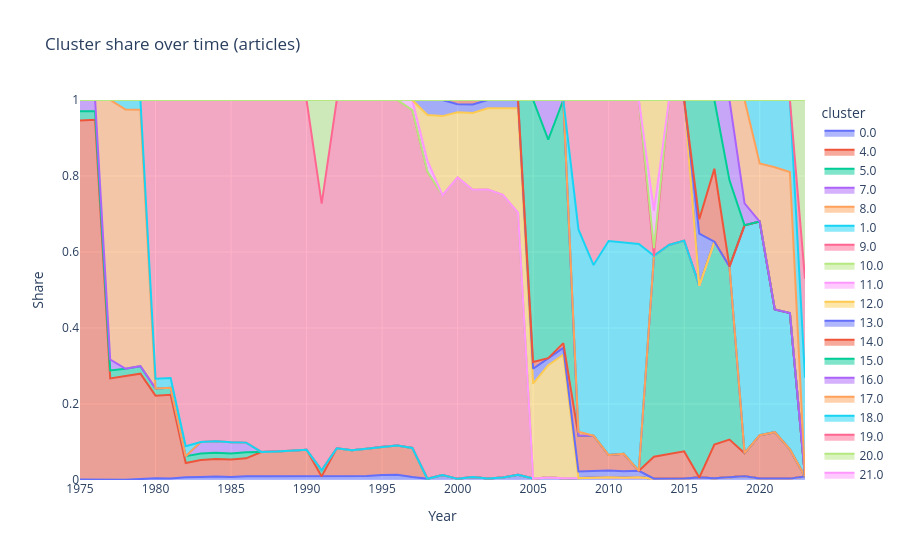

Notebook code for this chart:
### Code cell
import plotly.express as px

fig = px.area(
    df_stats_cluster,
    x="year",
    y="total_articles_share",
    color="cluster",
    title="Cluster share over time (articles)"
)

fig.update_layout(
    yaxis_range=[0, 1],
    xaxis_title="Year",
    yaxis_title="Share"
)

fig.show()

### Figure 1 — Plotly figure (JSON) as saved in the notebook; plotly's stock layout.template omitted (floating-point values rounded to 4 significant figures)
{"data": [{"fillpattern": {"shape": ""}, "hovertemplate": "cluster=0.0<br>year=%{x}<br>total_articles_share=%{y}<extra></extra>", "legendgroup": "0.0", "line": {"color": "#636efa"}, "marker": {"symbol": "circle"}, "mode": "lines", "name": "0.0", "orientation": "v", "showlegend": true, "stackgroup": "1", "type": "scatter", "x": [1975, 1976, 1978, 1979, 1980, 1981, 1982, 1983, 1984, 1985, 1986, 1987, 1988, 1989, 1990, 1991, 1992, 1993, 1994, 1995, 1996, 1997, 1998, 1999, 2000, 2001, 2002, 2003, 2004, 2005, 2006, 2007, 2008, 2009, 2010, 2011, 2012, 2013, 2014, 2015, 2016, 2017, 2018, 2019, 2020, 2021, 2022, 2023], "xaxis": "x", "y": [0.00103, 0.001035, 0.0004466, 0.00231, 0.00487, 0.003805, 0.007293, 0.00798, 0.009473, 0.007693, 0.01001, 0.01002, 0.009955, 0.009963, 0.009902, 0.009513, 0.0105, 0.00859, 0.01033, 0.01337, 0.01388, 0.008079, 0.003399, 0.01333, 0.003019, 0.007682, 0.004195, 0.006436, 0.014, 0.003764, 0.006299, 0.004581, 0.004955, 0.006159, 0.007526, 0.006098, 0.007367, 0.003311, 0.003702, 0.003858, 0.006362, 0.004848, 0.007447, 0.009919, 0.004251, 0.004509, 0.003632, 0.009349], "yaxis": "y"}, {"fillpattern": {"shape": ""}, "hovertemplate": "cluster=4.0<br>year=%{x}<br>total_articles_share=%{y}<extra></extra>", "legendgroup": "4.0", "line": {"color": "#EF553B"}, "marker": {"symbol": "circle"}, "mode": "lines", "name": "4.0", "orientation": "v", "showlegend": true, "stackgroup": "1", "type": "scatter", "x": [1975, 1976, 1977, 1978, 1979, 1980, 1981, 1982, 1983, 1984, 1985, 1986, 1987, 1988, 1989, 1990, 1992, 1993, 1994, 1995, 1996, 1997], "xaxis": "x", "y": [0.9452, 0.9471, 0.2673, 0.2723, 0.2774, 0.2171, 0.2207, 0.03754, 0.04443, 0.04571, 0.04594, 0.04703, 0.06374, 0.06501, 0.06688, 0.06961, 0.073, 0.06996, 0.0722, 0.07425, 0.07663, 0.07643], "yaxis": "y"}, {"fillpattern": {"shape": ""}, "hovertemplate": "cluster=5.0<br>year=%{x}<br>total_articles_share=%{y}<extra></extra>", "legendgroup": "5.0", "line": {"color": "#00cc96"}, "marker": {"symbol": "circle"}, "mode": "lines", "name": "5.0", "orientation": "v", "showlegend": true, "stackgroup": "1", "type": "scatter", "x": [1975, 1976, 1977, 1978, 1979, 1980, 1981, 1982, 1983, 1984, 1985, 1986, 1991], "xaxis": "x", "y": [0.02387, 0.02215, 0.02091, 0.02009, 0.01986, 0.01901, 0.01816, 0.01786, 0.01723, 0.01653, 0.01599, 0.01566, 0.01577], "yaxis": "y"}, {"fillpattern": {"shape": ""}, "hovertemplate": "cluster=7.0<br>year=%{x}<br>total_articles_share=%{y}<extra></extra>", "legendgroup": "7.0", "line": {"color": "#ab63fa"}, "marker": {"symbol": "circle"}, "mode": "lines", "name": "7.0", "orientation": "v", "showlegend": true, "stackgroup": "1", "type": "scatter", "x": [1975, 1976, 1977, 1983, 1984, 1985, 1986], "xaxis": "x", "y": [0.02992, 0.02969, 0.02876, 0.03037, 0.03036, 0.02956, 0.02566], "yaxis": "y"}, {"fillpattern": {"shape": ""}, "hovertemplate": "cluster=8.0<br>year=%{x}<br>total_articles_share=%{y}<extra></extra>", "legendgroup": "8.0", "line": {"color": "#FFA15A"}, "marker": {"symbol": "circle"}, "mode": "lines", "name": "8.0", "orientation": "v", "showlegend": true, "stackgroup": "1", "type": "scatter", "x": [1977, 1978, 1979], "xaxis": "x", "y": [0.683, 0.6823, 0.675], "yaxis": "y"}, {"fillpattern": {"shape": ""}, "hovertemplate": "cluster=1.0<br>year=%{x}<br>total_articles_share=%{y}<extra></extra>", "legendgroup": "1.0", "line": {"color": "#19d3f3"}, "marker": {"symbol": "circle"}, "mode": "lines", "name": "1.0", "orientation": "v", "showlegend": true, "stackgroup": "1", "type": "scatter", "x": [1978, 1979, 1980, 1981, 1982], "xaxis": "x", "y": [0.0248, 0.0254, 0.02562, 0.02577, 0.02598], "yaxis": "y"}, {"fillpattern": {"shape": ""}, "hovertemplate": "cluster=9.0<br>year=%{x}<br>total_articles_share=%{y}<extra></extra>", "legendgroup": "9.0", "line": {"color": "#FF6692"}, "marker": {"symbol": "circle"}, "mode": "lines", "name": "9.0", "orientation": "v", "showlegend": true, "stackgroup": "1", "type": "scatter", "x": [1980, 1981, 1982, 1983, 1984, 1985, 1986, 1987, 1988, 1989, 1990, 1991, 1992, 1993, 1994, 1995, 1996, 1997, 1998, 1999, 2000, 2001, 2002, 2003, 2004], "xaxis": "x", "y": [0.7334, 0.7316, 0.9113, 0.9, 0.8979, 0.9008, 0.9016, 0.9262, 0.925, 0.9232, 0.9205, 0.7022, 0.9165, 0.9214, 0.9175, 0.9124, 0.9095, 0.8886, 0.8085, 0.7362, 0.793, 0.756, 0.7603, 0.7438, 0.6896], "yaxis": "y"}, {"fillpattern": {"shape": ""}, "hovertemplate": "cluster=10.0<br>year=%{x}<br>total_articles_share=%{y}<extra></extra>", "legendgroup": "10.0", "line": {"color": "#B6E880"}, "marker": {"symbol": "circle"}, "mode": "lines", "name": "10.0", "orientation": "v", "showlegend": true, "stackgroup": "1", "type": "scatter", "x": [1991], "xaxis": "x", "y": [0.2725], "yaxis": "y"}, {"fillpattern": {"shape": ""}, "hovertemplate": "cluster=11.0<br>year=%{x}<br>total_articles_share=%{y}<extra></extra>", "legendgroup": "11.0", "line": {"color": "#FF97FF"}, "marker": {"symbol": "circle"}, "mode": "lines", "name": "11.0", "orientation": "v", "showlegend": true, "stackgroup": "1", "type": "scatter", "x": [1997, 1998], "xaxis": "x", "y": [0.02691, 0.02856], "yaxis": "y"}, {"fillpattern": {"shape": ""}, "hovertemplate": "cluster=12.0<br>year=%{x}<br>total_articles_share=%{y}<extra></extra>", "legendgroup": "12.0", "line": {"color": "#FECB52"}, "marker": {"symbol": "circle"}, "mode": "lines", "name": "12.0", "orientation": "v", "showlegend": true, "stackgroup": "1", "type": "scatter", "x": [1998, 1999, 2000, 2001, 2002, 2003, 2004, 2005, 2006, 2007], "xaxis": "x", "y": [0.1202, 0.2081, 0.1719, 0.2024, 0.2136, 0.2281, 0.275, 0.2496, 0.2957, 0.3252], "yaxis": "y"}, {"fillpattern": {"shape": ""}, "hovertemplate": "cluster=13.0<br>year=%{x}<br>total_articles_share=%{y}<extra></extra>", "legendgroup": "13.0", "line": {"color": "#636efa"}, "marker": {"symbol": "circle"}, "mode": "lines", "name": "13.0", "orientation": "v", "showlegend": true, "stackgroup": "1", "type": "scatter", "x": [1998, 1999, 2000, 2001, 2002, 2003, 2004, 2005, 2006, 2007, 2008, 2009, 2010, 2011, 2012], "xaxis": "x", "y": [0.03933, 0.04239, 0.02106, 0.02198, 0.02193, 0.02172, 0.02145, 0.03947, 0.01847, 0.01803, 0.01755, 0.01818, 0.01719, 0.01712, 0.01685], "yaxis": "y"}, {"fillpattern": {"shape": ""}, "hovertemplate": "cluster=14.0<br>year=%{x}<br>total_articles_share=%{y}<extra></extra>", "legendgroup": "14.0", "line": {"color": "#EF553B"}, "marker": {"symbol": "circle"}, "mode": "lines", "name": "14.0", "orientation": "v", "showlegend": true, "stackgroup": "1", "type": "scatter", "x": [2000, 2001, 2005, 2007, 2008, 2009, 2010, 2011, 2013, 2014, 2015, 2017, 2018, 2019, 2020, 2021, 2022], "xaxis": "x", "y": [0.01094, 0.01199, 0.01785, 0.01228, 0.09447, 0.09224, 0.04091, 0.04563, 0.05794, 0.06376, 0.07142, 0.08862, 0.099, 0.0606, 0.1137, 0.1213, 0.07687], "yaxis": "y"}, {"fillpattern": {"shape": ""}, "hovertemplate": "cluster=15.0<br>year=%{x}<br>total_articles_share=%{y}<extra></extra>", "legendgroup": "15.0", "line": {"color": "#00cc96"}, "marker": {"symbol": "circle"}, "mode": "lines", "name": "15.0", "orientation": "v", "showlegend": true, "stackgroup": "1", "type": "scatter", "x": [2005, 2006, 2007, 2013, 2014, 2015, 2016, 2017, 2018], "xaxis": "x", "y": [0.6893, 0.575, 0.6399, 0.5287, 0.5509, 0.5545, 0.5051, 0.5337, 0.455], "yaxis": "y"}, {"fillpattern": {"shape": ""}, "hovertemplate": "cluster=16.0<br>year=%{x}<br>total_articles_share=%{y}<extra></extra>", "legendgroup": "16.0", "line": {"color": "#ab63fa"}, "marker": {"symbol": "circle"}, "mode": "lines", "name": "16.0", "orientation": "v", "showlegend": true, "stackgroup": "1", "type": "scatter", "x": [2006], "xaxis": "x", "y": [0.1046], "yaxis": "y"}, {"fillpattern": {"shape": ""}, "hovertemplate": "cluster=17.0<br>year=%{x}<br>total_articles_share=%{y}<extra></extra>", "legendgroup": "17.0", "line": {"color": "#FFA15A"}, "marker": {"symbol": "circle"}, "mode": "lines", "name": "17.0", "orientation": "v", "showlegend": true, "stackgroup": "1", "type": "scatter", "x": [2008], "xaxis": "x", "y": [0.01011], "yaxis": "y"}, {"fillpattern": {"shape": ""}, "hovertemplate": "cluster=18.0<br>year=%{x}<br>total_articles_share=%{y}<extra></extra>", "legendgroup": "18.0", "line": {"color": "#19d3f3"}, "marker": {"symbol": "circle"}, "mode": "lines", "name": "18.0", "orientation": "v", "showlegend": true, "stackgroup": "1", "type": "scatter", "x": [2008, 2009, 2010, 2011, 2012, 2019, 2020, 2021, 2022], "xaxis": "x", "y": [0.5322, 0.449, 0.5635, 0.5555, 0.5969, 0.5997, 0.5621, 0.3233, 0.3586], "yaxis": "y"}, {"fillpattern": {"shape": ""}, "hovertemplate": "cluster=19.0<br>year=%{x}<br>total_articles_share=%{y}<extra></extra>", "legendgroup": "19.0", "line": {"color": "#FF6692"}, "marker": {"symbol": "circle"}, "mode": "lines", "name": "19.0", "orientation": "v", "showlegend": true, "stackgroup": "1", "type": "scatter", "x": [2008, 2009, 2010, 2011, 2012, 2014, 2015], "xaxis": "x", "y": [0.3407, 0.4344, 0.3709, 0.3757, 0.3789, 0.3816, 0.3702], "yaxis": "y"}, {"fillpattern": {"shape": ""}, "hovertemplate": "cluster=20.0<br>year=%{x}<br>total_articles_share=%{y}<extra></extra>", "legendgroup": "20.0", "line": {"color": "#B6E880"}, "marker": {"symbol": "circle"}, "mode": "lines", "name": "20.0", "orientation": "v", "showlegend": true, "stackgroup": "1", "type": "scatter", "x": [2013], "xaxis": "x", "y": [0.01988], "yaxis": "y"}, {"fillpattern": {"shape": ""}, "hovertemplate": "cluster=21.0<br>year=%{x}<br>total_articles_share=%{y}<extra></extra>", "legendgroup": "21.0", "line": {"color": "#FF97FF"}, "marker": {"symbol": "circle"}, "mode": "lines", "name": "21.0", "orientation": "v", "showlegend": true, "stackgroup": "1", "type": "scatter", "x": [2013], "xaxis": "x", "y": [0.0986], "yaxis": "y"}, {"fillpattern": {"shape": ""}, "hovertemplate": "cluster=22.0<br>year=%{x}<br>total_articles_share=%{y}<extra></extra>", "legendgroup": "22.0", "line": {"color": "#FECB52"}, "marker": {"symbol": "circle"}, "mode": "lines", "name": "22.0", "orientation": "v", "showlegend": true, "stackgroup": "1", "type": "scatter", "x": [2013], "xaxis": "x", "y": [0.2916], "yaxis": "y"}, {"fillpattern": {"shape": ""}, "hovertemplate": "cluster=23.0<br>year=%{x}<br>total_articles_share=%{y}<extra></extra>", "legendgroup": "23.0", "line": {"color": "#636efa"}, "marker": {"symbol": "circle"}, "mode": "lines", "name": "23.0", "orientation": "v", "showlegend": true, "stackgroup": "1", "type": "scatter", "x": [2016], "xaxis": "x", "y": [0.137], "yaxis": "y"}, {"fillpattern": {"shape": ""}, "hovertemplate": "cluster=24.0<br>year=%{x}<br>total_articles_share=%{y}<extra></extra>", "legendgroup": "24.0", "line": {"color": "#EF553B"}, "marker": {"symbol": "circle"}, "mode": "lines", "name": "24.0", "orientation": "v", "showlegend": true, "stackgroup": "1", "type": "scatter", "x": [2016, 2017], "xaxis": "x", "y": [0.03764, 0.1919], "yaxis": "y"}, {"fillpattern": {"shape": ""}, "hovertemplate": "cluster=25.0<br>year=%{x}<br>total_articles_share=%{y}<extra></extra>", "legendgroup": "25.0", "line": {"color": "#00cc96"}, "marker": {"symbol": "circle"}, "mode": "lines", "name": "25.0", "orientation": "v", "showlegend": true, "stackgroup": "1", "type": "scatter", "x": [2016, 2017, 2018], "xaxis": "x", "y": [0.3139, 0.181, 0.2272], "yaxis": "y"}, {"fillpattern": {"shape": ""}, "hovertemplate": "cluster=26.0<br>year=%{x}<br>total_articles_share=%{y}<extra></extra>", "legendgroup": "26.0", "line": {"color": "#ab63fa"}, "marker": {"symbol": "circle"}, "mode": "lines", "name": "26.0", "orientation": "v", "showlegend": true, "stackgroup": "1", "type": "scatter", "x": [2018, 2019], "xaxis": "x", "y": [0.2114, 0.05805], "yaxis": "y"}, {"fillpattern": {"shape": ""}, "hovertemplate": "cluster=27.0<br>year=%{x}<br>total_articles_share=%{y}<extra></extra>", "legendgroup": "27.0", "line": {"color": "#FFA15A"}, "marker": {"symbol": "circle"}, "mode": "lines", "name": "27.0", "orientation": "v", "showlegend": true, "stackgroup": "1", "type": "scatter", "x": [2019, 2020, 2021, 2022], "xaxis": "x", "y": [0.2718, 0.1529, 0.3742, 0.3716], "yaxis": "y"}, {"fillpattern": {"shape": ""}, "hovertemplate": "cluster=28.0<br>year=%{x}<br>total_articles_share=%{y}<extra></extra>", "legendgroup": "28.0", "line": {"color": "#19d3f3"}, "marker": {"symbol": "circle"}, "mode": "lines", "name": "28.0", "orientation": "v", "showlegend": true, "stackgroup": "1", "type": "scatter", "x": [2020, 2021, 2022, 2023], "xaxis": "x", "y": [0.167, 0.1768, 0.1893, 0.2596], "yaxis": "y"}, {"fillpattern": {"shape": ""}, "hovertemplate": "cluster=29.0<br>year=%{x}<br>total_articles_share=%{y}<extra></extra>", "legendgroup": "29.0", "line": {"color": "#FF6692"}, "marker": {"symbol": "circle"}, "mode": "lines", "name": "29.0", "orientation": "v", "showlegend": true, "stackgroup": "1", "type": "scatter", "x": [2023], "xaxis": "x", "y": [0.2605], "yaxis": "y"}, {"fillpattern": {"shape": ""}, "hovertemplate": "cluster=30.0<br>year=%{x}<br>total_articles_share=%{y}<extra></extra>", "legendgroup": "30.0", "line": {"color": "#B6E880"}, "marker": {"symbol": "circle"}, "mode": "lines", "name": "30.0", "orientation": "v", "showlegend": true, "stackgroup": "1", "type": "scatter", "x": [2023], "xaxis": "x", "y": [0.4706], "yaxis": "y"}], "layout": {"legend": {"title": {"text": "cluster"}, "tracegroupgap": 0}, "title": {"text": "Cluster share over time (articles)"}, "xaxis": {"anchor": "y", "domain": [0, 1], "title": {"text": "Year"}}, "yaxis": {"anchor": "x", "domain": [0, 1], "range": [0, 1], "title": {"text": "Share"}}}}
